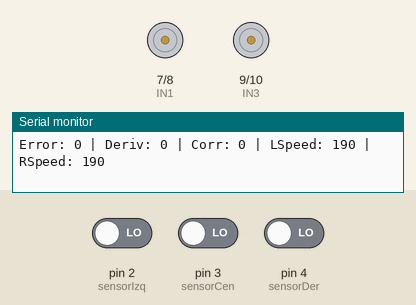
The sketch below on a simulated Arduino Uno, built with avr-gcc and run on an emulated ATmega328P. On the bench: motor-driver pin pairs drawn as motors (green arrow = first pin HIGH = forward, orange = second pin HIGH = backward, longer = more drive, scaled by the enable pin), the last lines printed to the serial monitor. The inputs (shaded band) are chosen by the test bench; at power-on: pin 2 (sensorIzq) LOW, pin 3 (sensorCen) LOW, pin 4 (sensorDer) LOW.

Above: at 1.2 s.
1.3 s: pin 2 (sensorIzq) driven HIGH
At 2.6 s:
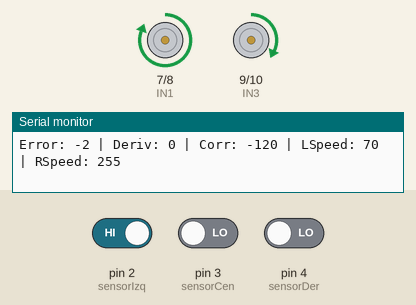
2.9 s: pin 3 (sensorCen) driven HIGH
At 4.2 s:
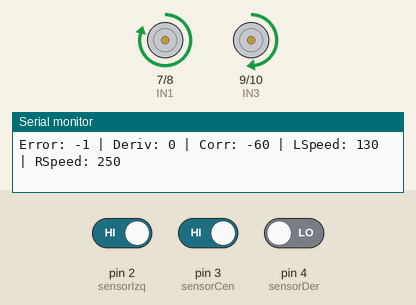
4.5 s: pin 2 (sensorIzq) driven LOW
At 5.8 s:
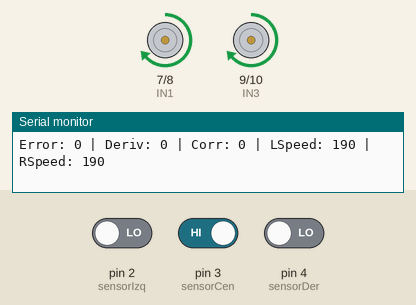
6.1 s: pin 4 (sensorDer) driven HIGH
At 7.0 s:
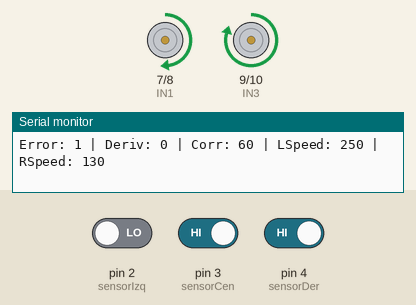
7.7 s: pin 3 (sensorCen) driven LOW
At 8.9 s:
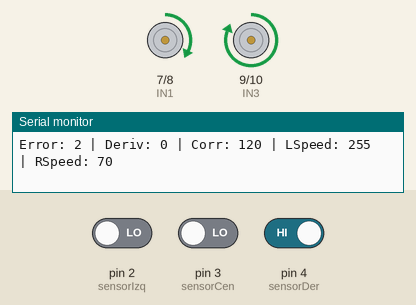
9.2 s: pin 2 (sensorIzq) driven HIGH
At 9.23 s:
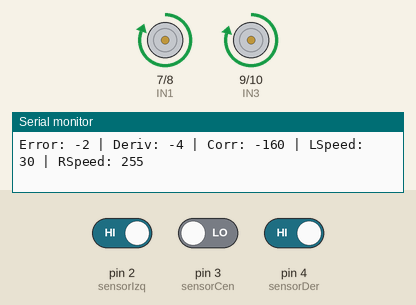
Timing chart, 0 to 11.7 s (numbered marks = the images above; inputs shaded):
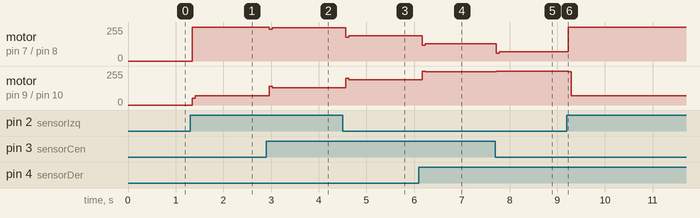

The sketch:

codigo_auto.ino
```cpp
// Salidas digitales de los sensores IR
const int sensorIzq = 2;
const int sensorCen = 3;
const int sensorDer = 4;
// Driver L298N
const int IN1 = 7;   // Dirección motor derecho (IN1)
const int IN2 = 8;   // Dirección motor derecho (IN2)
const int IN3 = 9;   // Dirección motor izquierdo (IN3)
const int IN4 = 10;  // Dirección motor izquierdo (IN4)
const int ENA = 6;   // PWM velocidad motor derecho (ENA)
const int ENB = 5;   // PWM velocidad motor izquierdo (ENB)

// Velocidad base (0–255)
const int speedBase = 200;
int error = 0;
int lastError = 0;

void setup() {
  //Sensores
  pinMode(sensorIzq, INPUT);
  pinMode(sensorCen, INPUT);
  pinMode(sensorDer, INPUT);
  //Motores
  pinMode(IN1, OUTPUT);
  pinMode(IN2, OUTPUT);
  pinMode(IN3, OUTPUT);
  pinMode(IN4, OUTPUT);
  pinMode(ENA, OUTPUT);
  pinMode(ENB, OUTPUT);

  Serial.begin(9600);
}
// Función para avanzar
void avanzar(int velocidad) {
  digitalWrite(IN1, HIGH);
  digitalWrite(IN2, LOW);
  digitalWrite(IN3, HIGH);
  digitalWrite(IN4, LOW);
  analogWrite(ENA, velocidad);
  analogWrite(ENB, velocidad);
}

void avanzarProporcional(int velDer, int velIzq) {
  digitalWrite(IN1, HIGH);
  digitalWrite(IN2, LOW);
  digitalWrite(IN3, HIGH);
  digitalWrite(IN4, LOW);

  analogWrite(ENA, velDer);
  analogWrite(ENB, velIzq);
}

// Función para detener
void detener() {
  digitalWrite(IN1, LOW);
  digitalWrite(IN2, LOW);
  digitalWrite(IN3, LOW);
  digitalWrite(IN4, LOW);
  analogWrite(ENA, 0);
  analogWrite(ENB, 0);
}

void loop() {
  // Leer sensores
  int lecturaIzq = digitalRead(sensorIzq);
  int lecturaCen = digitalRead(sensorCen);
  int lecturaDer = digitalRead(sensorDer);

 // Calcular error
  error = 0;
  if (lecturaIzq == 1 && lecturaCen == 1) {
    error = -1;
  } else if (lecturaIzq == 1 && lecturaCen == 0) {
    error = -2;
  } else if (lecturaDer == 1 && lecturaCen == 1) {
    error = 1;
  } else if (lecturaDer == 1 && lecturaCen == 0) {
    error = 2;
  } // Si solo central detecta, error = 0

  // Calcular derivada
  int derivative = error - lastError;

  // PID solo con P y D
  float Kp = 60;   // Ajustable (30-60)
  float Kd = 10;   // Ajustable (10-30)
  int correction = (Kp * error) + (Kd * derivative);

  // Velocidad base
  int baseSpeed = 190;  // Ajustar según pista y motor

  // Calcular velocidades individuales con corrección
  int leftSpeed = constrain(baseSpeed + correction, 0, 255);
  int rightSpeed = constrain(baseSpeed - correction, 0, 255);

  // Depuración
  Serial.print("Error: ");
  Serial.print(error);
  Serial.print(" | Deriv: ");
  Serial.print(derivative);
  Serial.print(" | Corr: ");
  Serial.print(correction);
  Serial.print(" | LSpeed: ");
  Serial.print(leftSpeed);
  Serial.print(" | RSpeed: ");
  Serial.println(rightSpeed);

  // Control de movimiento
  if (lecturaIzq == 0 && lecturaCen == 0 && lecturaDer == 0) {
    detener();
  } else {
    avanzarProporcional(rightSpeed, leftSpeed);
  }

  // Actualizar lastError
  lastError = error;

  // Pequeño retardo para estabilidad
  delay(50);
}
```

Measured:
- after the input at 1.3 s, motor on pin 7 (IN1) / pin 8 (IN2): stopped → forward 255/255 after 0.05 s; motor on pin 9 (IN3) / pin 10 (IN4): stopped → forward 50/255 after 0.05 s, → forward 70/255 0.06 s later
- after the input at 2.9 s, motor on pin 7 (IN1) / pin 8 (IN2): forward 255/255 → forward 240/255 after 0.06 s, → forward 250/255 0.06 s later; motor on pin 9 (IN3) / pin 10 (IN4): forward 70/255 → forward 140/255 after 0.06 s, → forward 130/255 0.06 s later
- after the input at 4.5 s, motor on pin 7 (IN1) / pin 8 (IN2): forward 250/255 → forward 180/255 after 0.07 s, → forward 190/255 0.06 s later; motor on pin 9 (IN3) / pin 10 (IN4): forward 130/255 → forward 200/255 after 0.07 s, → forward 190/255 0.06 s later
- after the input at 6.1 s, motor on pin 7 (IN1) / pin 8 (IN2): forward 190/255 → forward 120/255 after 0.07 s, → forward 130/255 0.06 s later; motor on pin 9 (IN3) / pin 10 (IN4): forward 190/255 → forward 255/255 after 0.07 s, → forward 250/255 0.06 s later
- after the input at 7.7 s, motor on pin 7 (IN1) / pin 8 (IN2): forward 130/255 → forward 60/255 at once, → forward 70/255 0.06 s later; motor on pin 9 (IN3) / pin 10 (IN4): forward 250/255 → forward 255/255 at once
- after the input at 9.2 s, motor on pin 7 (IN1) / pin 8 (IN2): forward 70/255 → forward 255/255 at once; motor on pin 9 (IN3) / pin 10 (IN4): forward 255/255 → forward 250/255 at once, → forward 70/255 0.06 s later
